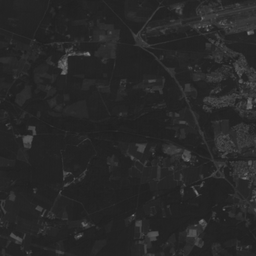
#> input picture TP3 Segmentation/spot.tif, 256 x 256 px, shrunk from 512 x 512 before the run
$ python hysteresis.py
#> lines starting #> are read from the running program, lines starting #| are printed output that depends on the picture; after the words box and inside, x2 and y2 are one past the last pixel; in counts of white or black regions, pixels touching at a corner belong together
### TP3 Segmentation/mrlab.py
# -*- coding: utf-8 -*-
#
#
#
#########################################################################
u"""
lecture, écriture et affichage d'images à forte dynamique, réeles ou complexes (radar)
"""

MRLABVERSION=u"V0.1  Version du 21 mai 2019"

#############################################################################
import numpy as np

import math

globalparamnotebook=0

##############################################################################
#
def version():
    return MRLABVERSION
##############################################################################
#############################
# [14 lines left out: function notebook, not called in this run]

#General IO functions

################################################
# 22 mai 2019
def dericheGradX(ima,alpha):


    nl,nc=ima.shape
    ae=math.exp(-alpha)
    c=-(1-ae)*(1-ae)/ae

    b1=np.zeros(nc)
    b2=np.zeros(nc)

    gradx=np.zeros((nl,nc))


    #gradx=np.zeros(nl,nc)
    for i in range(nl):

        l=ima[i,:].copy()

        for j in range(2,nc):
            b1[j] = l[j-1] + 2*ae*b1[j-1] - (ae**2)*b1[j-2]     # LIGNE A MODIFIER
        b1[0]=b1[2]
        b1[1]=b1[2]

        for j in range(nc-3,-1,-1):
            b2[j] = l[j+1] + 2*ae*b2[j+1] - (ae**2)*b2[j+2]   # LIGNE A MODIFIER
        b2[nc-2]=b2[nc-3]
        b2[nc-1]=b2[nc-3]

        gradx[i,:]=c*ae*(b1-b2);

    return gradx


################################################
# 22 mai 2019
def dericheGradY(ima,alpha):


    nl,nc=ima.shape
    ae=math.exp(-alpha)
    c=-(1-ae)*(1-ae)/ae

    b1=np.zeros(nl)
    b2=np.zeros(nl)

    grady=np.zeros((nl,nc))

    for i in range(nc):

        l=ima[:,i].copy()

        for j in range(2,nl):
            b1[j] = l[j-1] + 2*ae*b1[j-1] - (ae**2)*b1[j-2]  # LIGNE A MODIFIER
        b1[0]=b1[2]
        b1[1]=b1[2]

        for j in range(nl-3,-1,-1):
            b2[j]=l[j+1]  + 2*ae*b2[j+1] - (ae**2)*b2[j+2]   # LIGNE A MODIFIER
        b2[nl-1]=b2[nl-3]
        b2[nl-2]=b2[nl-3]

        grady[:,i]=c*ae*(b1-b2);


    return grady


################################################
# 22 mai 2019
# [27 lines left out: functions sobelGradX, sobelGradY, not called in this run]
################################################
# 27 juilet 2019
def toto(a):
    print ('a : %f'%a)

################################################
# 22 mai 2019

# [10 lines left out: function normeGradient, not called in this run]

################################################
# 22 mai 2019
def dericheSmoothX(ima,alpha):

    nl,nc=ima.shape
    ae=math.exp(-alpha)
    c=(1-ae)*(1-ae)/(1+2*alpha*ae-ae*ae)


    b1=np.zeros(nc)
    b2=np.zeros(nc)

    smoothx=np.zeros((nl,nc))


#gradx=np.zeros(nl,nc)
    for i in range(nl):
        l=ima[i,:].copy()
        for j in range(2,nc):
            b1[j]=c*(l[j]+ae*(alpha-1)*l[j-1])+2*ae*b1[j-1]-ae*ae*b1[j-2]
        b1[0]=b1[2]
        b1[1]=b1[2]
        for j in range(nc-3,-1,-1):
            b2[j]=c*(ae*(alpha+1)*l[j+1]-ae*ae*l[j+2])+2*ae*b2[j+1]-ae*ae*b2[j+2]
        b2[nc-1]=b2[nc-3]
        b2[nc-2]=b2[nc-3]
        smoothx[i,:]=b1+b2;


    return smoothx

################################################
# 22 mai 2019
def dericheSmoothY(ima,alpha):


    nl,nc=ima.shape
    ae=math.exp(-alpha)
    c=(1-ae)*(1-ae)/(1+2*alpha*ae-ae*ae)

    b1=np.zeros(nl)
    b2=np.zeros(nl)

    smoothy=np.zeros((nl,nc))

    for i in range(nc):
        l=ima[:,i].copy()
        for j in range(2,nl):
            b1[j]=c*(l[j]+ae*(alpha-1)*l[j-1])+2*ae*b1[j-1]-ae*ae*b1[j-2]
        b1[0]=b1[2]
        b1[1]=b1[2]
        for j in range(nl-3,-1,-1):
            b2[j]=c*(ae*(alpha+1)*l[j+1]-ae*ae*l[j+2])+2*ae*b2[j+1]-ae*ae*b2[j+2]
        b2[nl-1]=b2[nl-3]
        b2[nl-2]=b2[nl-3]

        smoothy[:,i]=b1+b2;


    return smoothy


################################################
# 22 mai 2019
def maximaDirectionGradient(gradx,grady):


    nl,nc=gradx.shape

    norme=np.sqrt(gradx*gradx+grady*grady)+0.1

    gradx=np.divide(gradx,norme)
    grady=np.divide(grady,norme)

    contours=np.zeros((nl,nc),dtype=int);

    for i in range(1,nl-1):
        for j in range(1,nc-1):
            G1=interpolationbilineaire(norme,i+grady[i,j],j+gradx[i,j]);
            G2=interpolationbilineaire(norme,i-grady[i,j],j-gradx[i,j]);
            if norme[i,j]>=G1 and norme[i,j]>=G2:
                contours[i,j]=1
            else:
                contours[i,j]=0

    return contours

################################################
# 22 mai 2019
def interpolationbilineaire(ima,l,c):

    l,c

    l1=l-np.floor(l)
    l2=np.ceil(l)-l
    c1=c-np.floor(c)
    c2=np.ceil(c)-c


    ll=np.uint32(np.floor(l))
    cc=np.uint32(np.floor(c))

    val=ima[ll,cc]*l2*c2+ima[ll+1,cc]*l1*c2+ima[ll,cc+1]*l2*c1+ima[ll+1,cc+1]*l1*c1

    return val


############################################################################
# Septembre 2017 : une liste de paramètres sont requis
#

### TP3 Segmentation/hysteresis.py
#!/usr/bin/env python
# -*- coding: utf-8 -*-
"""
Created on 22 May 2019

@author: M Roux
"""

#%%
import matplotlib.pyplot as plt
from skimage import data, filters
from skimage import io as skio
from scipy import ndimage
import mrlab as mr

# POUR LA MORPHO
import skimage.morphology as morpho
import skimage.feature as skf
from scipy import ndimage as ndi
import numpy as np

#%%
def tophat(im,rayon):
    se=morpho.square(rayon)
    ero=morpho.erosion(im,se)
    dil=morpho.dilation(ero,se)
    tophat=im-dil
    return tophat

fig, ax = plt.subplots(nrows=2, ncols=3)

ima = skio.imread('spot.tif');
#> ima is the input picture: shape (256, 256); min 30, max 133, mean 39.6
rayon=7
top=tophat(ima,rayon)

low = 1
high = 7


lowt = (top > low).astype(int)
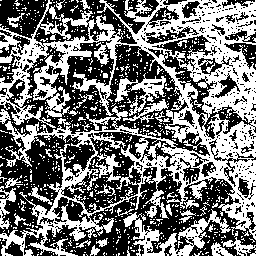
#> lowt: shape (256, 256) int64; values 0 (black) and 1 (white), 46.1% white; 864 white regions (822 under 20 px), largest, box (x1, y1, x2, y2) and area: (0, 0, 256, 256) 23126, (123, 209, 231, 256) 1517, (115, 73, 166, 116) 736
hight = (top > high).astype(int)
#> hight: shape (256, 256) int64; values 0 (black) and 1 (white), 13% white in thin lines or dots
hyst = filters.apply_hysteresis_threshold(top, low, high)
#> hyst: shape (256, 256) bool; 38.8% white; 29 white regions (6 under 20 px), largest, box (x1, y1, x2, y2) and area: (0, 0, 256, 256) 21274, (123, 210, 231, 256) 1413, (115, 76, 166, 116) 722


ax[0, 0].imshow(ima, cmap='gray')
ax[0, 0].set_title('Original image')

ax[0, 1].imshow(top, cmap='magma')
ax[0, 1].set_title('Tophat filter')

ax[1, 0].imshow(lowt, cmap='magma')
ax[1, 0].set_title('Low threshold')

ax[1, 1].imshow(hight, cmap='magma')
ax[1, 1].set_title('High threshold')

ax[0, 2].imshow(hyst, cmap='magma')
ax[0, 2].set_title('Hysteresis')

ax[1, 2].imshow(hight + hyst, cmap='magma')
ax[1, 2].set_title('High + Hysteresis')

skio.imsave('out_hyst.tif', hight+hyst)


for a in ax.ravel():
    a.axis('off')

plt.tight_layout()

plt.show()

# %% Cumul avec la méthode de Deriche


alpha=0.2
seuilnorme=4
ima=skio.imread('out_hyst.tif')
#> ima: shape (256, 256) int64; min 0, max 2, mean 0.517


gradx=mr.dericheGradX(mr.dericheSmoothY(ima,alpha),alpha)
#> after the loop in dericheSmoothY, `for i in range(nc):`:
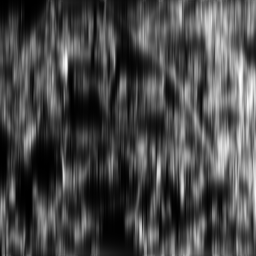
#> smoothy: shape (256, 256) float64; min 0.000628, max 1.79, mean 0.516; drawn with min black and max white
#> after the loop in dericheSmoothY, `for i in range(nc):`: b1 = 256 values, max 0.975 at index 202, min 0.00679 at index 69, mean 0.532; b2 = 256 values, max 0.892 at index 187, min 0.0161 at index 44, mean 0.473
#> in dericheGradX, `nl,nc=ima.shape`: nl = 256
#> after the loop in dericheGradX, `for i in range(nl):`:
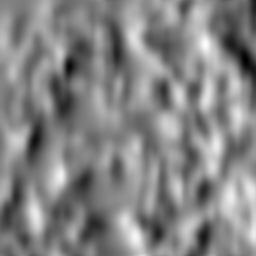
#> gradx: shape (256, 256) float64; min -0.794, max 0.816, mean 0.0431; drawn with min black and max white
#> after the loop in dericheGradX, `for i in range(nl):`: b1 = 256 values, max 29.66 at index 192, min 4.38 at index 135, mean 15.41; b2 = 256 values, max 28.37 at index 178, min 5.05 at index 114, mean 15.93
grady=mr.dericheGradY(mr.dericheSmoothX(ima,alpha),alpha)
#> after the loop in dericheSmoothX, `for i in range(nl):`:
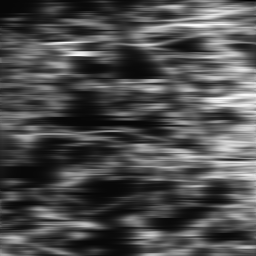
#> smoothx: shape (256, 256) float64; min -0.0568, max 1.82, mean 0.515; drawn with min black and max white
#> after the loop in dericheSmoothX, `for i in range(nl):`: b1 = 256 values, max 0.85 at index 154, min 7.4e-05 at index 141, mean 0.287; b2 = 256 values, max 0.857 at index 142, min 0.000374 at index 94, mean 0.238
#> in dericheGradY, `nl,nc=ima.shape`: nl = 256
#> after the loop in dericheGradY, `for i in range(nc):`:
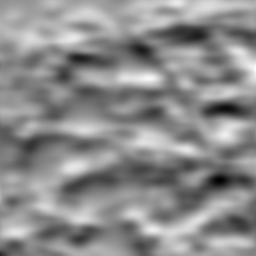
#> grady: shape (256, 256) float64; min -0.923, max 0.773, mean 0.0135; drawn with min black and max white
#> after the loop in dericheGradY, `for i in range(nc):`: b1 = 256 values, max 43.46 at index 108, min 10.7 at index 63, mean 28.13; b2 = 256 values, max 43.7 at index 91, min 10.5 at index 43, mean 28.36

contours=np.uint8(mr.maximaDirectionGradient(gradx,grady))
#> in maximaDirectionGradient, `grady=np.divide(grady,norme)`:
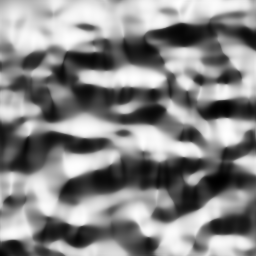
#> grady: shape (256, 256) float64; min -0.897, max 0.864, mean 0.0412; drawn with min black and max white
#> the loop in maximaDirectionGradient, `for i in range(1,nl-1):` made 254 passes
#> after the loop in maximaDirectionGradient, `for i in range(1,nl-1):`: contours: shape (256, 256) int64; values 0 (black) and 1 (white), 6.5% white in thin lines or dots

plt.figure('Contours')
plt.imshow(255*contours)
norme=np.sqrt(gradx*gradx+grady*grady)

valcontours=(norme>seuilnorme)*contours
#> valcontours: shape (256, 256); every value is 0

plt.figure('Contours normés')
plt.axis("off")
plt.imshow(255*valcontours)

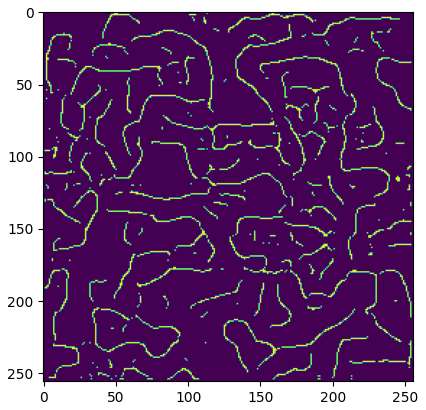
#> figure drawn by matplotlib, 1 panel
